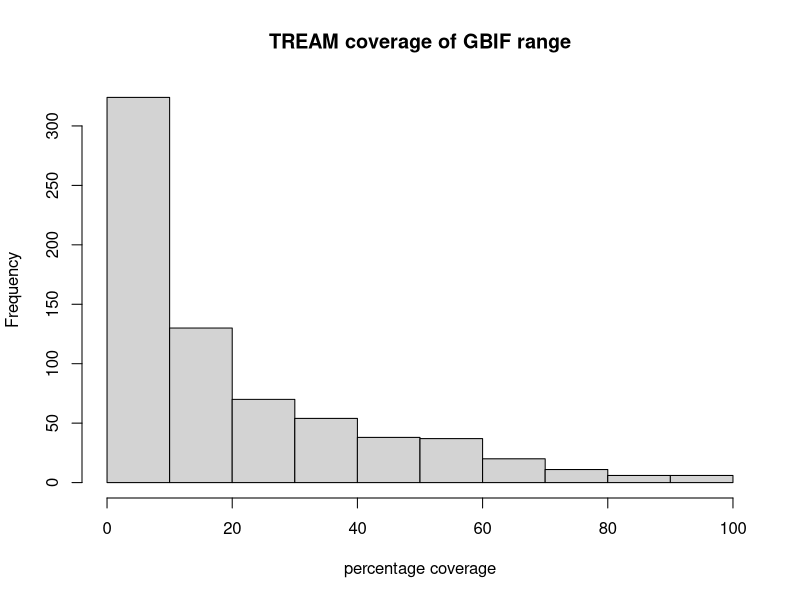
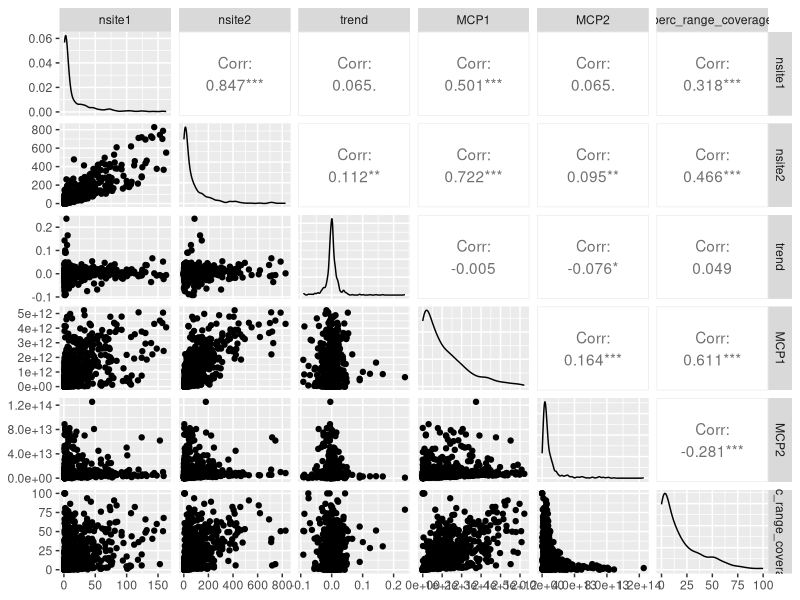
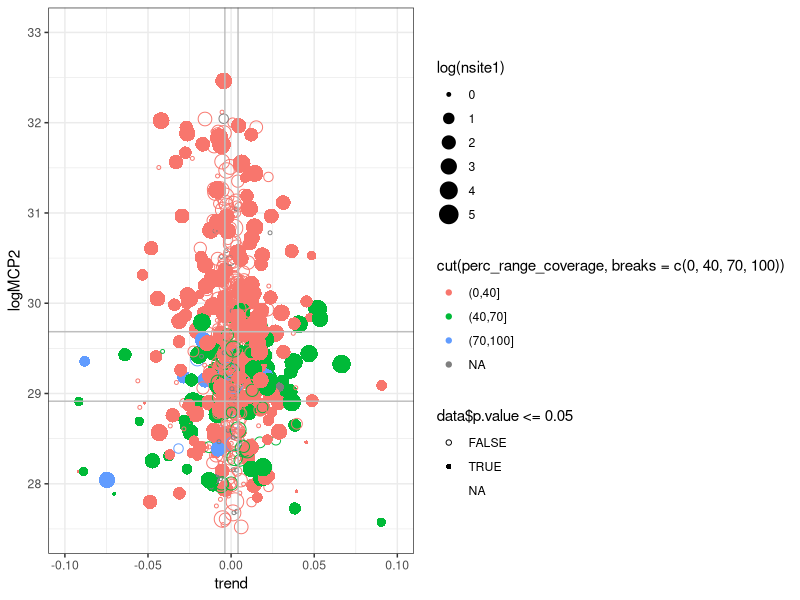

These charts were generated, in order, by the following R code:
## ---- chunk 1
knitr::opts_chunk$set(echo = TRUE)
library(ggplot2)
library(GGally)
## ---- chunk 2
data <- read.csv("species_information_TREAM.csv")
nrow(data)
names(data)
## ---- chunk 3
colSums(is.na(data))
## ---- chunk 4
subset(data, is.na(p.value), select = 1:6)
## ---- chunk 5
table(subset(data, is.na(MCP1))$nsite2)
## ---- chunk 6
hist(data$perc_range_coverage, main = "TREAM coverage of GBIF range", xlab = "percentage coverage")
## ---- chunk 7
data$logMCP1 <- log(data$MCP1)
data$logMCP2 <- log(data$MCP2)
ggpairs(data[,c(2,3,4,7,8,9)])
## ---- chunk 8
with(data, table(is.na(MCP1), is.na(MCP2)))
## ---- chunk 9
apply(data[,c(2,3,4,7,8)], 2, quantile, c(0.33,0.5,0.67), na.rm=T)
## ---- chunk 10
100 * (exp(0.004) - 1)
## ---- chunk 11
100 * (exp(0.004 * 30) - 1)
## ---- chunk 12
#data$shape <- data$p.value <= 0.05
#levels(data$shape) <- c(1, 16)
#data$shape <- as.factor(ifelse(data$p.value <= 0.05, 1, 16))
#data$shape <- as.factor(data$p.value <= 0.05, levels = c(1, 16))
#data$shape <- factor(data$p.value <= 0.05, levels = c(1, 16))

gp <- ggplot(data, aes(x=trend, y=logMCP2)) +
  geom_point(aes(colour = cut(perc_range_coverage, breaks = c(0,40,70,100)),
                 shape = data$p.value <= 0.05,
                 size = log(nsite1))) + 
  scale_shape_manual(values=c(1, 16)) +
  geom_vline(xintercept = quantile(data$trend, 0.33, na.rm=T), col="grey") +
  geom_vline(xintercept = quantile(data$trend, 0.67, na.rm=T), col="grey") +
  geom_hline(yintercept = quantile(data$logMCP2, 0.33, na.rm=T), col="grey") +
  geom_hline(yintercept = quantile(data$logMCP2, 0.67, na.rm=T), col="grey") +
  theme_bw()

gp + xlim(c(-0.1, 0.1)) + ylim(c(27.5, 33))
## ---- chunk 13
tCut <- function(x, labs) cut(x, incl= TRUE, right = FALSE,
                                     breaks = quantile(x, c(0, 0.33, 0.67, 1), na.rm = TRUE), labels = labs)

data$trendCat <- tCut(data$trend, labs = c("declining", "stable", "increasing"))
data$RangeCat <- tCut(data$MCP2, labs = c("small", "medium", "big"))
data$nSiteCat <- cut(data$nsite1, incl= TRUE, breaks = c(1, 2, 5, 10,Inf), labels=c("1-2", "3-5","6-10", "11+"))
## ---- chunk 14
data$trendCat[data$p.value > 0.05] <- "stable"
## ---- chunk 15
with(data, table(trendCat, RangeCat, nSiteCat, useNA="if"))
